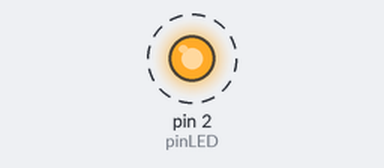
Recording of a sketch running on a simulated Arduino Uno, built with avr-gcc and run on an emulated ATmega328P. Shown: output pins drawn as LEDs (lit = HIGH). Dashed ring = blinking.

Above: at 0.5 s.
Timing chart, 0 to 4.6 s (numbered marks = the images above):
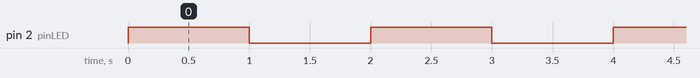

Measured:
- by itself, pin 2 (pinLED): alternates HIGH for 1.0 s and LOW for 1.0 s

The sketch:

Timers.ino
```cpp
const int pinLED = 2;

void setup() {
  // put your setup code here, to run once:
  pinMode(pinLED, OUTPUT);
}

void loop() {
  // put your main code here, to run repeatedly:
  digitalWrite(pinLED, HIGH);
  delay(1000);
  digitalWrite(pinLED, LOW);
  delay(1000);


}
```
